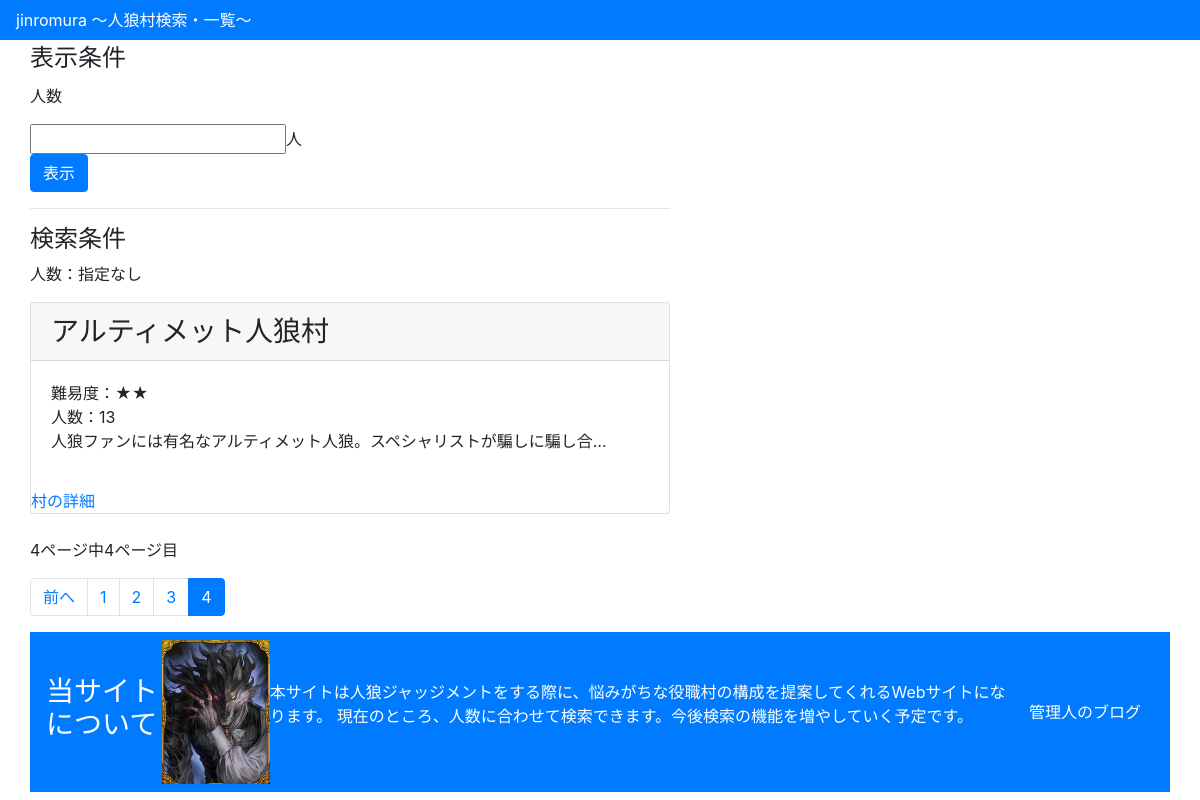
/jinromura/?page=4, run on the app's committed database.
### jinromura/models.py (models this page shows, shortened)
class Village(models.Model):
    name = models.CharField('村名',max_length=40)
    people = models.IntegerField('人数',default=0)
    level = models.IntegerField('難易度',default=0)
    category = models.CharField('種類',max_length=200)
    description = models.CharField('説明',max_length=200)
    citizen = models.IntegerField('市民',default=0)
    werewolf = models.IntegerField('人狼',default=0)
    hunter = models.IntegerField('狩人',default=0)
    f_teller = models.IntegerField('占い師',default=0)
    shaman = models.IntegerField('霊能者',default=0)
    dspcho = models.IntegerField('狂人',default=0)
    straw_doll = models.IntegerField('わら人形',default=0)
    lover = models.IntegerField('恋人',default=0)
    fox = models.IntegerField('妖狐',default=0)
    nekomata = models.IntegerField('猫又',default=0)
    black_cat = models.IntegerField('黒猫',default=0)
    thief = models.IntegerField('怪盗',default=0)
    psyco = models.IntegerField('サイコ',default=0)
    martydom = models.IntegerField('殉教者',default=0)
    bakery = models.IntegerField('パン屋',default=0)
    mayor = models.IntegerField('市長',default=0)
    trap_nurses = models.IntegerField('罠師',default=0)
    big_wolf = models.IntegerField('大狼',default=0)
    fugitive = models.IntegerField('逃亡者',default=0)
    zombi = models.IntegerField('ゾンビ',default=0)
    teruteru = models.IntegerField('てるてる坊主',default=0)
    wiseman = models.IntegerField('賢者',default=0)
    slave = models.IntegerField('奴隷',default=0)
    aristcracy = models.IntegerField('貴族',default=0)
    wolfboy = models.IntegerField('狼少年',default=0)
    santa = models.IntegerField('サンタ',default=0)
    pigman = models.IntegerField('豚男',default=0)
    cursed = models.IntegerField('呪われし者',default=0)
    dictator = models.IntegerField('独裁者',default=0)
    assassin = models.IntegerField('暗殺者',default=0)
    sorcerer = models.IntegerField('妖術師',default=0)
    bat = models.IntegerField('コウモリ',default=0)
    queen = models.IntegerField('女王',default=0)
    sasaki = models.IntegerField('ささやく狂人',default=0)
    fanatic = models.IntegerField('狂信者',default=0)
    goyoku = models.IntegerField('強欲な人狼',default=0)
    wisewolf = models.IntegerField('賢狼',default=0)
    noisywolf = models.IntegerField('饒舌な人狼',default=0)
    doctor = models.IntegerField('医者',default=0)

### jinromura/views.py (the view)
# urls.py: path('', views.IndexView.as_view(), name='index'),
class IndexView(generic.ListView):
    model = Village
    template_name = 'jinromura/index.html'
    paginate_by = 5
    def get_context_data(self, **kwargs):
        context = super(IndexView, self).get_context_data(**kwargs)
        object_list = self.model.objects.all().order_by('people')
        context['village_list'] = object_list
        return context
    def get_queryset(self):
        object_list = self.model.objects.all().order_by('people')
        q_people = self.request.GET.get('people')
        if q_people is not None:
            if q_people != "":
                object_list =object_list.filter(people=q_people)
        return object_list

### jinromura/templatetags/pagination.py (called while the page is built)
@register.simple_tag
def query_pagination(request, page_number):
    querydict = request.GET.copy()
    querydict['page'] = str(page_number)
    return querydict.urlencode()

### jinromura/templatetags/people_filters.py (called while the page is built)
@register.filter
def people(querydict):
    people = querydict.get('people')
    return "" if people is None else people

### jinromura/templatetags/range.py (called while the page is built)
@register.filter(name='range')
def _range(_min, args=None):
    _max, _step = None, None
    if args:
        if not isinstance(args, int):
            _max, _step = map(int, args.split(','))
        else:
            _max = args
    args = filter(None, (_min,_max,_step))
    return range(*args)

### jinromura/templates/jinromura/index.html (shortened to what this page needs)
{% load staticfiles %}
{% load static %}
{% load range %}
{% load people_filters %}
{% load pagination %}
<html>
  <head>
    <link rel="stylesheet" type="text/css" href="{% static 'css/bootstrap.css' %}" />
  </head>
  <body>
    <div>
      <nav class="navbar navbar-expand-lg navbar-light bg-primary text-white">
        jinromura 〜人狼村検索・一覧〜
      </nav>
    </div>
    <div class="container">
      <div class="row">
        <div id="contents">
          <form method="get" action="" name="filter_form">
            <legend>表示条件</legend>
            <p>人数</p>
            <div>
              <input type="number" id="filter_people"
                  name="people"
                  value={{ request.GET|people }}>人
            </div>
            <button class="btn btn-primary" id="filter">表示</button>
          </form>
          <hr>
          <h4>検索条件</h4>
          {% if request.GET|people %}
          <p>人数：{{request.GET|people}}</p>
          {% else %}
          <p>人数：指定なし</p>
          {% endif %}
          {% if object_list %}
            {% for village in object_list %}
            <div class="card" style="width:40rem;">
              <h3 class="card-header">{{ village.name }}</h3>
              <p class="card-body">難易度：{% for value in village.level|range %}★{% endfor %}
                <br>人数：{{ village.people }}
                <br>{{ village.description|truncatechars:35 }}
              </p>
              <a href="{% url 'detail' village.id %}" class="card-link">村の詳細</a>
            </div>
            <br>
            {% endfor %}
          {% else %}
            <p>条件に該当する村は見つかりませんでした。</p>
          {% endif %}
          {% if is_paginated %}
            <p>{{ page_obj.paginator.num_pages }}ページ中{{ page_obj.number }}ページ目</p>
            <nav>
              <ul class="pagination">
                  {% if page_obj.has_previous %}
                      <li class="page-item"><a class="page-link" href="{% url 'index' %}?{% query_pagination request page_obj.previous_page_number %}">前へ</a></li>
                  {% endif %}
                  {% for link_page in page_obj.paginator.page_range %}
                      {% if link_page == page_obj.number %}
                          <li class="page-item active"><span class="page-link" href="#">{{ link_page }}</span></li>
                      {% else %}
                          <li class="page-item"><a class="page-link" href="{% url 'index' %}?{% query_pagination request link_page %}">{{ link_page }}</a></li>
                      {% endif %}
                  {% endfor %}
              </ul>
            </nav>
            {% endif %}
          </div>
          <div>
            <nav class="navbar navbar-expand-lg navbar-light bg-primary text-white">
              <h3>当サイトについて</h3>
              <br>
              <img src="{% static "img/werewolf.jpg" %}" alt="Werewolf image">
              <br>
              <p>
                本サイトは人狼ジャッジメントをする際に、悩みがちな役職村の構成を提案してくれるWebサイトになります。
                現在のところ、人数に合わせて検索できます。今後検索の機能を増やしていく予定です。
              </p>
              <a class="btn btn-primary" href="https://takaxtech.com/">管理人のブログ</a>
            </nav>
          </div>
      </div>
    </body>
</html>

### data on the page
Village: name "アルティメット人狼村", people "13", description "人狼ファンには有名なアルティメット人狼。スペシャリストが騙しに騙し合…"

### other printed values
{{ page_obj.paginator.num_pages }} "4"
{{ page_obj.number }} "4"
{{ link_page }} "1" "2" "3"
{{ link_page }} "4"
